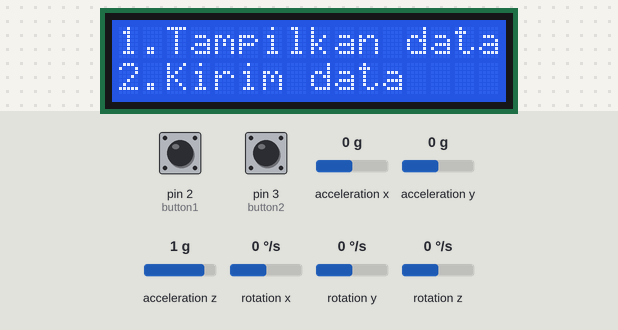
Simulated run of this sketch. Board: Arduino Uno, built with avr-gcc and run on an emulated ATmega328P. On the bench: 16×2 character LCD. Inputs (shaded band) come from the test bench; at power-on: pin 2 (button1) LOW, pin 3 (button2) LOW, acceleration x 0 g, acceleration y 0 g, acceleration z 1 g, rotation x 0 °/s, rotation y 0 °/s, rotation z 0 °/s. What the sketch prints to the serial monitor is not drawn.

Above: at 11.8 s.
11.9 s: pin 2 (button1) pulled HIGH for 0.15 s
At 12.8 s:
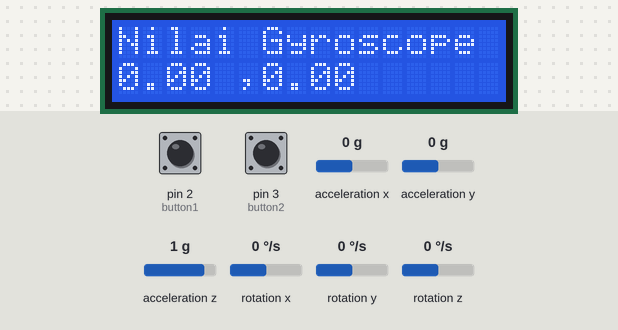
13.5 s: pin 3 (button2) pulled HIGH for 0.15 s
At 14.9 s:
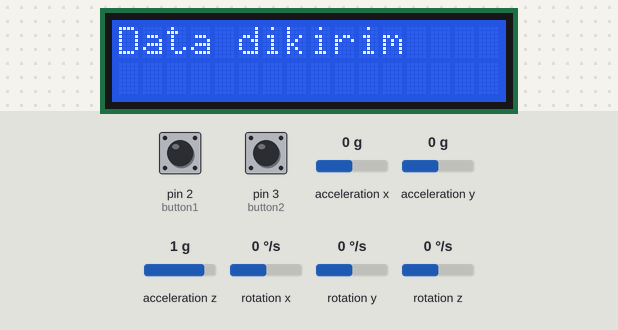
17.6 s: pin 2 (button1) pulled HIGH for 1 s
At 18.3 s:
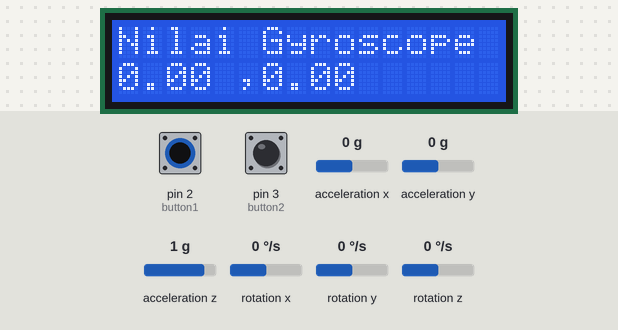
20.1 s: pin 3 (button2) pulled HIGH for 3.2 s
At 21.2 s:
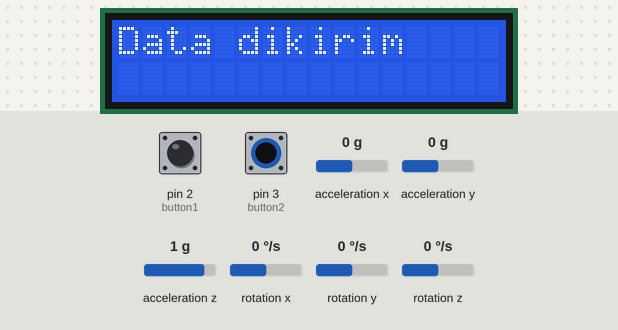
Timing chart, 0 to 23.1 s (numbered marks = the images above; inputs shaded):
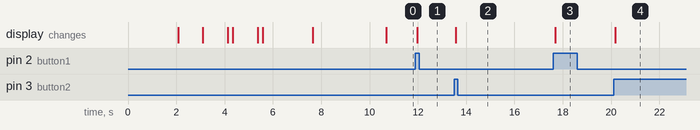

Measured:
- after the input at 11.9 s, the display: changes after 0.08 s (image 1)
- after the input at 13.5 s, the display: changes after 0.08 s (image 2)
- after the input at 17.6 s, the display: changes after 0.08 s (image 3)
- after the input at 20.1 s, the display: changes after 0.08 s (image 4)

The sketch:

Program_master_Mikro.ino
```cpp
#include <MPU9250.h>
#include <LiquidCrystal_I2C.h>
#include <Wire.h>

LiquidCrystal_I2C lcd(0x27, 16,2);
MPU9250 mpu;

int button1 = 2;
int button2 = 3;


// Variabel untuk menyimpan status tombol
int button1State = 0;
int button2State = 0;

int lastbutton1State = 0;
int lastbutton2State = 0;

bool Menu1 = false;
bool Menu2 = false;

void setup() {
  lcd.init();
  lcd.backlight();
  Wire.begin();
  lcd.print("  Welcome!!!!!");
  delay(2000);
  lcd.setCursor(0, 0);
  lcd.print("KOMPOR UPI!!!");
  delay(1000);
  lcd.setCursor(0, 1);
  lcd.print("KREATIF!");
  delay(1000);
  lcd.setCursor(0, 1);
  lcd.print("                             ");
  delay(200);
  lcd.setCursor(0, 1);
  lcd.print("INOVATIF!");
  delay(1000);
  lcd.setCursor(0, 1);
  lcd.print("                             ");
  delay(200);
  lcd.setCursor(0, 1);
  lcd.print("PRODUKTIF!");
  delay(2000);
  lcd.setCursor(0, 0);
  lcd.print("                             ");
  lcd.setCursor(0, 1);
  lcd.print("                             ");
  lcd.setCursor(0, 0);
  lcd.print("Ridho Ismail N");
  lcd.setCursor(0, 1);
  lcd.print("AMK.004.24.17");
  delay(3000);
  // Inisialisasi pin tombol sebagai input
  pinMode(button1, INPUT); // Menggunakan resistor pull-up internal
  pinMode(button2, INPUT);
  // Tampilkan pesan awal

    if (!mpu.setup(0x68)) {  // change to your own address
        while (1) {
            Serial.println("Gagal terkoneksi, mohon periksa ulang alamat I2C");
            delay(5000);
        }
    }

  Menu();
  Serial.begin(9600);
}

void loop() {
  // Baca status tombol
  button1State = digitalRead(button1);
  button2State = digitalRead(button2);

  // Jika tombol 1 ditekan, ubah status tampilan data
  if (button1State == HIGH) {
    tampil_data();
  }else if (button2State == HIGH && lastbutton2State == LOW){
    kirim_data();
  }
  // // Jika tampilan data diaktifkan, baca dan tampilkan nilai potensiometer
  // if(Menu1) {
  //   tampil_data();
  // }else if (Menu2){
  //   kirim_data();
  // }
  lastbutton1State = button1State;
  lastbutton2State = button2State;
}

void tampil_data(){
    lcd.setCursor(0, 1);
    lcd.print("                              ");
    lcd.setCursor(14,0);
    lcd.print("                             ");
    lcd.setCursor(0, 0);
    lcd.print("Nilai Gyroscope :");
    lcd.setCursor(0, 1);
    lcd.print(mpu.getGyroX(), 2);
    lcd.setCursor(5,1);
    lcd.print(",");
    lcd.setCursor(6,1);
    lcd.print(mpu.getGyroY(), 2);

}
void kirim_data(){
  lcd.setCursor(12,0);
  lcd.print("                             ");
//   // lcd.setCursor(0,1);
//   // lcd.print("                             ");
  lcd.setCursor(0,0);
  lcd.print("Data dikirim");
  lcd.setCursor(0,1);
  lcd.print("                                ");
  if (mpu.update()) {
        static uint32_t prev_ms = millis();
        if (millis() > prev_ms + 25) {
            Serial.print("[");
            Serial.print(mpu.getGyroX(), 3);
            Serial.print(",");
            Serial.print(mpu.getGyroY(), 3);
            Serial.print(",");
            Serial.print(mpu.getGyroZ(), 3);
            Serial.println("]");
            prev_ms = millis();
        }
    }
}
void Menu(){
  lcd.setCursor(0, 0);
  lcd.print("1.Tampilkan data");
  lcd.setCursor(0, 1);
  lcd.print("2.Kirim data    ");
}
```
